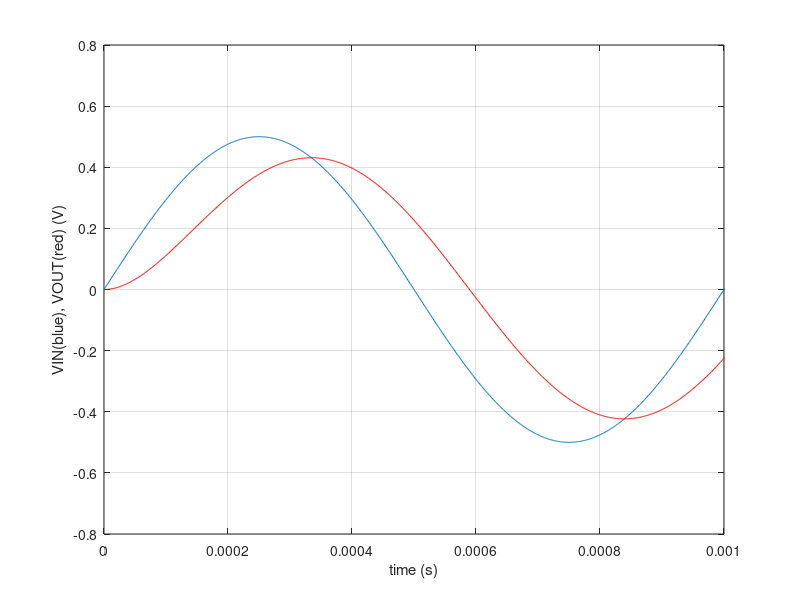
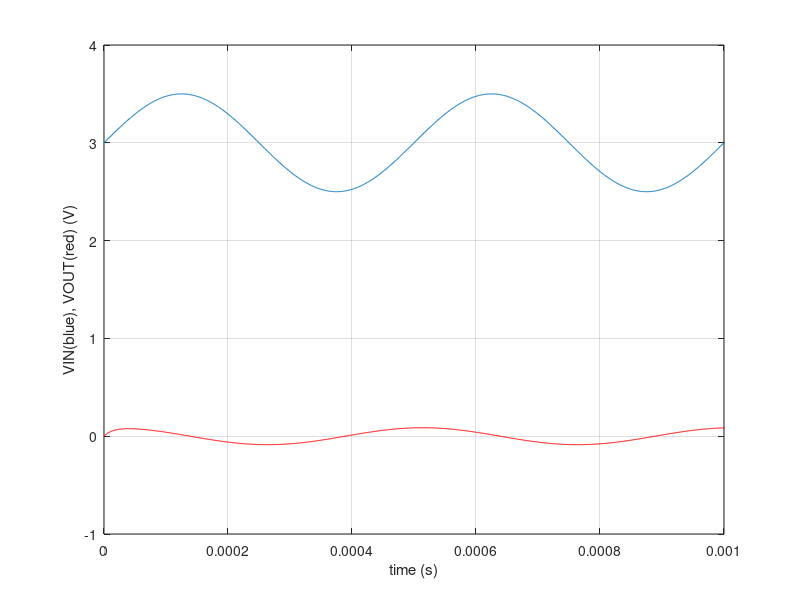
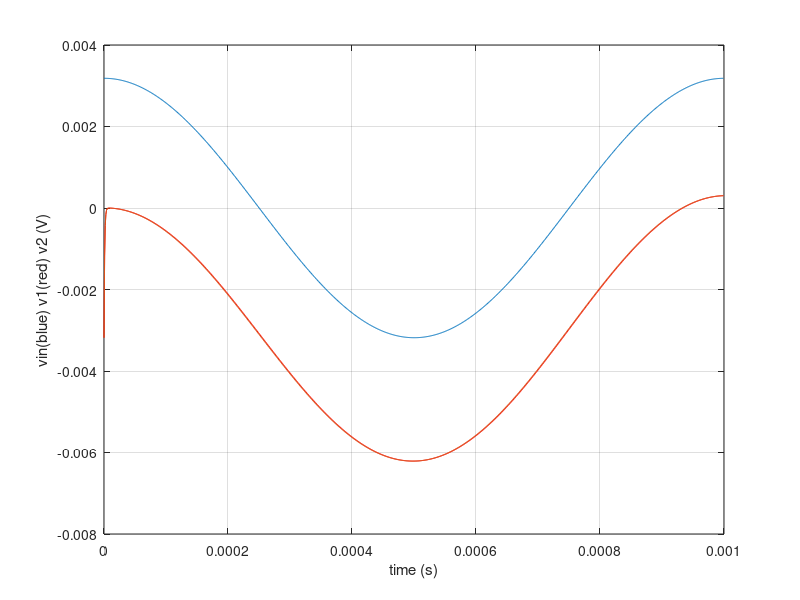

MATLAB code to generate these figures, in order:
clear all;
close all;
clc;

data=load('first_test.txt');
time = data(:,1);
vin = data(:,2);
vout = data(:,3);

figure(1);clf;
plot(time, vin);
hold on;
plot(time, vout,'r');
grid on;
xlabel('time (s)');
ylabel('VIN(blue), VOUT(red) (V)');
xlim([0 1*10^(-3)]);
data=load('second_test.txt');
time = data(:,1);
vin = data(:,2);
vout = data(:,3);

figure(2);clf;
plot(time, vin);
hold on;
plot(time, vout,'r');
grid on;
xlabel('time (s)');
ylabel('VIN(blue), VOUT(red) (V)');
xlim([0 1*10^(-3)]);
data=load('third_test.txt');
time = data(:,1);
vin = data(:,2);
v1 = data(:,3);
v2 = data(:,4);

figure(3);clf;
plot(time, vin);
hold on;
plot(time, v1,'r');
plot(time, v2);
grid on;
xlabel('time (s)');
ylabel('vin(blue) v1(red) v2 (V)');